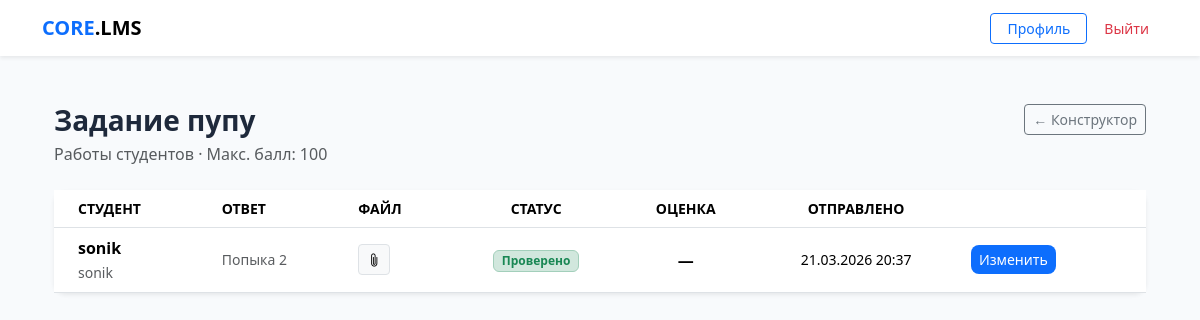
The page /assignment/1/submissions/ (signed in) on the database its author committed.
### core/models.py (models this page shows, shortened)
class Assignment(models.Model):
    block = models.OneToOneField(ContentBlock, on_delete=models.CASCADE, related_name='assignment')
    description = models.TextField(blank=True)
    max_score = models.PositiveIntegerField(default=100)
    deadline = models.DateTimeField(null=True, blank=True)

class ContentBlock(models.Model):
    BLOCK_TYPES = (
        ('text', 'Текст'),
        ('file', 'Файл/Медиа'),
        ('quiz', 'Тест'),
        ('assignment', 'Задание'),
    )
    course = models.ForeignKey(Course, on_delete=models.CASCADE, related_name='blocks')
    section = models.ForeignKey('Section', on_delete=models.SET_NULL,
                                null=True, blank=True, related_name='blocks')
    title = models.CharField(max_length=255)
    block_type = models.CharField(max_length=20, choices=BLOCK_TYPES)
    content_text = models.TextField(blank=True, null=True)
    content_file = models.FileField(upload_to='course_contents/', blank=True, null=True)
    content_quiz = models.ForeignKey(Quiz, on_delete=models.SET_NULL, blank=True, null=True,
                                     related_name='blocks')
    order = models.PositiveIntegerField(default=0)

class Submission(models.Model):
    STATUS_CHOICES = (
        ('submitted', 'На проверке'),
        ('graded', 'Проверено'),
    )
    assignment = models.ForeignKey(Assignment, on_delete=models.CASCADE, related_name='submissions')
    student = models.ForeignKey(CustomUser, on_delete=models.CASCADE, related_name='submissions')
    text = models.TextField(blank=True)
    file = models.FileField(upload_to='submissions/', blank=True, null=True)
    submitted_at = models.DateTimeField(auto_now_add=True)
    status = models.CharField(max_length=20, choices=STATUS_CHOICES, default='submitted')
    score = models.PositiveIntegerField(null=True, blank=True)
    feedback = models.TextField(blank=True)
    graded_at = models.DateTimeField(null=True, blank=True)
    is_late = models.BooleanField(default=False,
        help_text='Помечается автоматически если сдано после дедлайна')
    class Meta:
        unique_together = ('assignment', 'student')

class CustomUser(AbstractUser):
    ROLE_CHOICES = (
        ('student', 'Студент'),
        ('teacher', 'Преподаватель'),
    )
    role = models.CharField(max_length=10, choices=ROLE_CHOICES, default='student')
    avatar = models.ImageField(upload_to='avatars/', null=True, blank=True)
    phone = models.CharField(max_length=20, null=True, blank=True)

### core/views.py (the view)
# urls.py: path('assignment/<int:assignment_id>/submissions/', views.review_submissions, name='review_submissions'),
@login_required
@user_passes_test(is_teacher)
def review_submissions(request, assignment_id):
    assignment = get_object_or_404(
        Assignment, id=assignment_id, block__course__author=request.user)
    submissions = assignment.submissions.select_related('student').order_by('-submitted_at')
    return render(request, 'core/review_submissions.html', {
        'assignment': assignment,
        'submissions': submissions,
    })

### core/views.py (called while the page is built)
def is_teacher(user):
    return user.is_authenticated and user.role == 'teacher'

### core/templates/core/review_submissions.html (shortened to what this page needs)
{% extends "core/base.html" %}
{% block content %}
<div class="container py-4">
    <div class="d-flex justify-content-between align-items-start mb-4">
        <div>
            <h3 class="fw-bold mb-1">{{ assignment.block.title }}</h3>
            <p class="text-muted mb-0">
                Работы студентов · Макс. балл: {{ assignment.max_score }}
            </p>
        </div>
        <a href="{% url 'course_builder' assignment.block.course.id %}"
           class="btn btn-outline-secondary btn-sm">← Конструктор</a>
    </div>
    {% if submissions %}
    <div class="card border-0 shadow-sm">
        <div class="table-responsive">
            <table class="table table-hover align-middle mb-0">
                <thead class="bg-light">
                    <tr class="small text-uppercase text-muted">
                        <th class="ps-4">Студент</th>
                        <th>Ответ</th>
                        <th>Файл</th>
                        <th class="text-center">Статус</th>
                        <th class="text-center">Оценка</th>
                        <th class="text-center">Отправлено</th>
                        <th></th>
                    </tr>
                </thead>
                <tbody>
                    {% for sub in submissions %}
                    <tr>
                        <td class="ps-4">
                            <div class="fw-semibold">
                                {{ sub.student.get_full_name|default:sub.student.username }}
                            </div>
                            <small class="text-muted">{{ sub.student.username }}</small>
                        </td>
                        <td style="max-width:200px;">
                            <div class="text-truncate small text-muted">
                                {{ sub.text|default:"—" }}
                            </div>
                        </td>
                        <td>
                            {% if sub.file %}
                            <a href="{{ sub.file.url }}" target="_blank"
                               class="btn btn-sm btn-light border">
                                <i class="bi bi-paperclip"></i>
                            </a>
                            {% else %}—{% endif %}
                        </td>
                        <td class="text-center">
                            {% if sub.status == 'graded' %}
                            <span class="badge bg-success-subtle text-success border border-success-subtle">
                                Проверено
                            </span>
                            {% else %}
                            <span class="badge bg-warning-subtle text-warning border border-warning-subtle">
                                На проверке
                            </span>
                            {% endif %}
                        </td>
                        <td class="text-center fw-bold">
                            {% if sub.score is not None %}
                                {{ sub.score }} / {{ assignment.max_score }}
                            {% else %}—{% endif %}
                        </td>
                        <td class="text-center small">
                            {{ sub.submitted_at|date:"d.m.Y H:i" }}
                        </td>
                        <td class="pe-3">
                            <a href="{% url 'grade_submission' sub.id %}"
                               class="btn btn-sm btn-primary">
                                {% if sub.status == 'graded' %}Изменить{% else %}Проверить{% endif %}
                            </a>
                        </td>
                    </tr>
                    {% endfor %}
                </tbody>
            </table>
        </div>
    </div>
    {% else %}
    <div class="text-center py-5 border rounded-4 bg-light">
        <i class="bi bi-inbox display-4 text-muted opacity-25"></i>
        <p class="text-muted mt-3">Пока никто не сдал работу.</p>
    </div>
    {% endif %}
</div>
{% endblock %}

### core/templates/core/base.html (style rules this page uses)
:root { --bg-body: #f8fafc; --bg-card: #ffffff; --border-color: #e2e8f0; --accent: #0d6efd; --text-main: #1e293b; }
body { background-color: var(--bg-body); color: var(--text-main); font-family: 'Segoe UI', system-ui, sans-serif; }
.card { background-color: var(--bg-card); border: 0; border-radius: 12px; box-shadow: 0 1px 3px rgba(0,0,0,0.05); }
.btn-primary { background-color: var(--accent); border: none; border-radius: 8px; }

### rows shown on the page
Assignment: block "Задание пупу", max_score "100"
Submission: student.get_full_name "sonik", student.username "sonik", text "Попыка 2", status "Проверено", submitted_at "21.03.2026 20:37"
